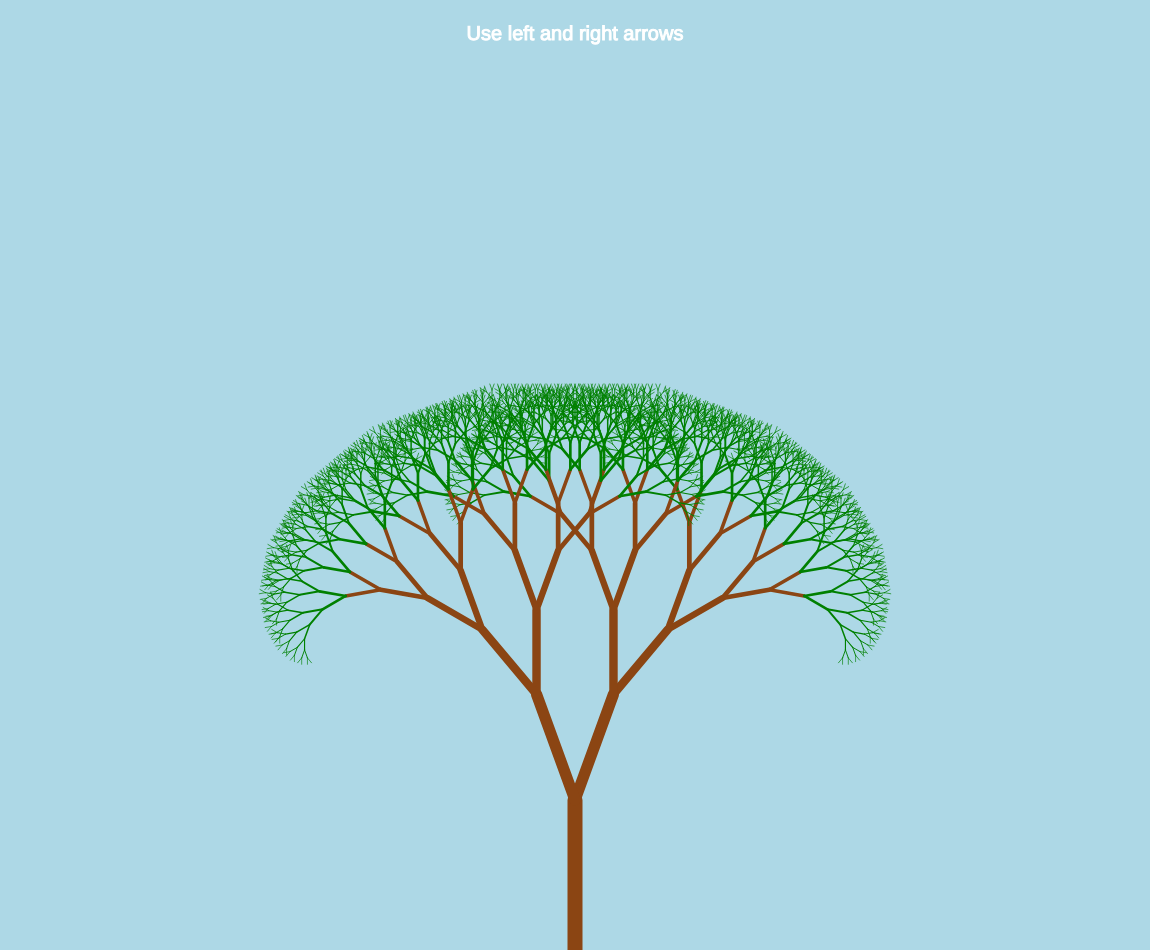
Frame 1 (no input)
Frame 60 (no input): identical to frame 1, image omitted
Frame 120 (the mouse pressed at the canvas centre since frame 60): identical to frame 1, image omitted

The p5.js sketch that drew this single still picture (run headless with seeded random() and noise() and a simulated clock; from frame 60 on, the mouse is pressed at the canvas centre):

// p5.js sketch
// ── sketch.js
let fanAngle = 20;

function setup() {
    createCanvas(innerWidth - 50, innerHeight - 50);
    angleMode(DEGREES);
}

function draw() {
    background('lightblue');

    // draw the tree
    drawBranch(width / 2, height, 150, 0);

    handleInput();

    // add instructions 
    stroke('white');
    fill('white');
    textSize(20);
    textAlign(CENTER);
    text("Use left and right arrows", width/2, 40);        
}

function drawBranch(x, y, length, angle) {
    if (length > 5) {
        push();
        if(length > 30) {
            stroke('saddlebrown');
        } else {
            stroke('green')
        }
        strokeWeight(length/10);
        translate(x, y);
        rotate(angle);
        line(0, 0, 0, -length)
        drawBranch(0, -length, length * 0.75, fanAngle);
        drawBranch(0, -length, length * 0.75, -fanAngle);        
        pop();
    }
}

function handleInput(){
    if(keyIsDown(RIGHT_ARROW)){
        fanAngle+=0.1;
    }
    if(keyIsDown(LEFT_ARROW)){
        fanAngle-=0.1;
    }        
}
